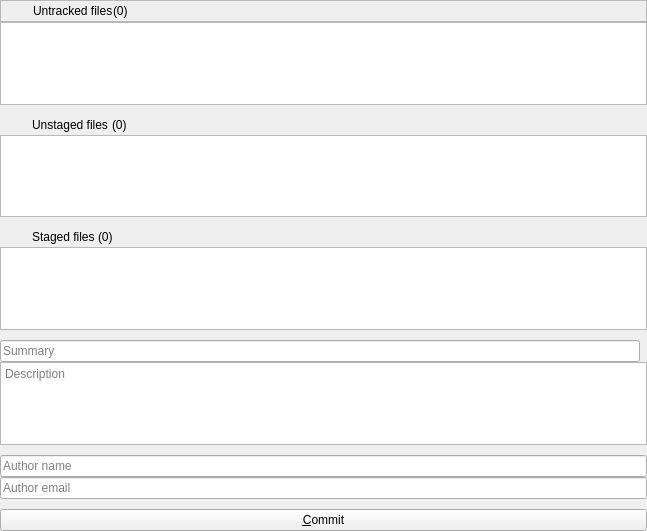
<?xml version="1.0" encoding="UTF-8"?>
<ui version="4.0">
 <class>WorkInProgressWidget</class>
 <widget class="QWidget" name="WorkInProgressWidget">
  <property name="geometry">
   <rect>
    <x>0</x>
    <y>0</y>
    <width>647</width>
    <height>531</height>
   </rect>
  </property>
  <property name="windowTitle">
   <string>Commit changes</string>
  </property>
  <property name="windowIcon">
   <iconset>
    <normaloff>:/icons/resources/vcs_commit.png</normaloff>:/icons/resources/vcs_commit.png</iconset>
  </property>
  <layout class="QGridLayout" name="gridLayout">
   <property name="leftMargin">
    <number>0</number>
   </property>
   <property name="topMargin">
    <number>0</number>
   </property>
   <property name="rightMargin">
    <number>0</number>
   </property>
   <property name="bottomMargin">
    <number>0</number>
   </property>
   <property name="spacing">
    <number>0</number>
   </property>
   <item row="1" column="0" colspan="2">
    <widget class="QListWidget" name="untrackedFilesList">
     <property name="contextMenuPolicy">
      <enum>Qt::CustomContextMenu</enum>
     </property>
     <property name="horizontalScrollBarPolicy">
      <enum>Qt::ScrollBarAlwaysOff</enum>
     </property>
    </widget>
   </item>
   <item row="9" column="0">
    <widget class="QLineEdit" name="leCommitTitle">
     <property name="placeholderText">
      <string>Summary</string>
     </property>
    </widget>
   </item>
   <item row="15" column="0" colspan="2">
    <widget class="QPushButton" name="pbCommit">
     <property name="toolTip">
      <string>Commit selected files</string>
     </property>
     <property name="text">
      <string>&amp;Commit</string>
     </property>
     <property name="shortcut">
      <string>Alt+C</string>
     </property>
    </widget>
   </item>
   <item row="5" column="0">
    <spacer name="verticalSpacer_3">
     <property name="orientation">
      <enum>Qt::Vertical</enum>
     </property>
     <property name="sizeType">
      <enum>QSizePolicy::Fixed</enum>
     </property>
     <property name="sizeHint" stdset="0">
      <size>
       <width>20</width>
       <height>10</height>
      </size>
     </property>
    </spacer>
   </item>
   <item row="12" column="0" colspan="2">
    <widget class="QLineEdit" name="leAuthorName">
     <property name="placeholderText">
      <string>Author name</string>
     </property>
    </widget>
   </item>
   <item row="6" column="0" colspan="2">
    <widget class="QFrame" name="stagedFiles">
     <layout class="QHBoxLayout" name="horizontalLayout">
      <property name="spacing">
       <number>0</number>
      </property>
      <property name="leftMargin">
       <number>0</number>
      </property>
      <property name="topMargin">
       <number>0</number>
      </property>
      <property name="rightMargin">
       <number>0</number>
      </property>
      <property name="bottomMargin">
       <number>0</number>
      </property>
      <item>
       <spacer name="horizontalSpacer_4">
        <property name="orientation">
         <enum>Qt::Horizontal</enum>
        </property>
        <property name="sizeType">
         <enum>QSizePolicy::Fixed</enum>
        </property>
        <property name="sizeHint" stdset="0">
         <size>
          <width>15</width>
          <height>20</height>
         </size>
        </property>
       </spacer>
      </item>
      <item>
       <widget class="QLabel" name="stagedFilesIcon">
        <property name="text">
         <string/>
        </property>
       </widget>
      </item>
      <item>
       <spacer name="horizontalSpacer_5">
        <property name="orientation">
         <enum>Qt::Horizontal</enum>
        </property>
        <property name="sizeType">
         <enum>QSizePolicy::Fixed</enum>
        </property>
        <property name="sizeHint" stdset="0">
         <size>
          <width>10</width>
          <height>20</height>
         </size>
        </property>
       </spacer>
      </item>
      <item>
       <widget class="QLabel" name="label_2">
        <property name="text">
         <string>Staged files </string>
        </property>
       </widget>
      </item>
      <item>
       <widget class="QLabel" name="lStagedCount">
        <property name="text">
         <string>(0)</string>
        </property>
       </widget>
      </item>
      <item>
       <spacer name="horizontalSpacer">
        <property name="orientation">
         <enum>Qt::Horizontal</enum>
        </property>
        <property name="sizeHint" stdset="0">
         <size>
          <width>40</width>
          <height>20</height>
         </size>
        </property>
       </spacer>
      </item>
     </layout>
    </widget>
   </item>
   <item row="7" column="0" colspan="2">
    <widget class="QListWidget" name="stagedFilesList">
     <property name="contextMenuPolicy">
      <enum>Qt::CustomContextMenu</enum>
     </property>
     <property name="horizontalScrollBarPolicy">
      <enum>Qt::ScrollBarAlwaysOff</enum>
     </property>
    </widget>
   </item>
   <item row="11" column="0">
    <spacer name="verticalSpacer_4">
     <property name="orientation">
      <enum>Qt::Vertical</enum>
     </property>
     <property name="sizeType">
      <enum>QSizePolicy::Fixed</enum>
     </property>
     <property name="sizeHint" stdset="0">
      <size>
       <width>20</width>
       <height>10</height>
      </size>
     </property>
    </spacer>
   </item>
   <item row="8" column="0">
    <spacer name="verticalSpacer_2">
     <property name="orientation">
      <enum>Qt::Vertical</enum>
     </property>
     <property name="sizeType">
      <enum>QSizePolicy::Fixed</enum>
     </property>
     <property name="sizeHint" stdset="0">
      <size>
       <width>20</width>
       <height>10</height>
      </size>
     </property>
    </spacer>
   </item>
   <item row="13" column="0" colspan="2">
    <widget class="QLineEdit" name="leAuthorEmail">
     <property name="placeholderText">
      <string>Author email</string>
     </property>
    </widget>
   </item>
   <item row="14" column="0">
    <spacer name="verticalSpacer">
     <property name="orientation">
      <enum>Qt::Vertical</enum>
     </property>
     <property name="sizeType">
      <enum>QSizePolicy::Fixed</enum>
     </property>
     <property name="sizeHint" stdset="0">
      <size>
       <width>20</width>
       <height>10</height>
      </size>
     </property>
    </spacer>
   </item>
   <item row="9" column="1">
    <widget class="QLabel" name="lCounter">
     <property name="text">
      <string/>
     </property>
    </widget>
   </item>
   <item row="0" column="0" colspan="2">
    <widget class="QFrame" name="untrackedFiles">
     <property name="frameShape">
      <enum>QFrame::StyledPanel</enum>
     </property>
     <property name="frameShadow">
      <enum>QFrame::Raised</enum>
     </property>
     <layout class="QHBoxLayout" name="horizontalLayout_2">
      <property name="spacing">
       <number>0</number>
      </property>
      <property name="leftMargin">
       <number>0</number>
      </property>
      <property name="topMargin">
       <number>0</number>
      </property>
      <property name="rightMargin">
       <number>0</number>
      </property>
      <property name="bottomMargin">
       <number>0</number>
      </property>
      <item>
       <spacer name="horizontalSpacer_7">
        <property name="orientation">
         <enum>Qt::Horizontal</enum>
        </property>
        <property name="sizeType">
         <enum>QSizePolicy::Fixed</enum>
        </property>
        <property name="sizeHint" stdset="0">
         <size>
          <width>15</width>
          <height>20</height>
         </size>
        </property>
       </spacer>
      </item>
      <item>
       <widget class="QLabel" name="untrackedFilesIcon">
        <property name="text">
         <string/>
        </property>
       </widget>
      </item>
      <item>
       <spacer name="horizontalSpacer_8">
        <property name="orientation">
         <enum>Qt::Horizontal</enum>
        </property>
        <property name="sizeType">
         <enum>QSizePolicy::Fixed</enum>
        </property>
        <property name="sizeHint" stdset="0">
         <size>
          <width>10</width>
          <height>20</height>
         </size>
        </property>
       </spacer>
      </item>
      <item>
       <widget class="QLabel" name="label_3">
        <property name="text">
         <string>Untracked files</string>
        </property>
       </widget>
      </item>
      <item>
       <widget class="QLabel" name="lUntrackedCount">
        <property name="text">
         <string>(0)</string>
        </property>
       </widget>
      </item>
      <item>
       <spacer name="horizontalSpacer_9">
        <property name="orientation">
         <enum>Qt::Horizontal</enum>
        </property>
        <property name="sizeHint" stdset="0">
         <size>
          <width>40</width>
          <height>20</height>
         </size>
        </property>
       </spacer>
      </item>
     </layout>
    </widget>
   </item>
   <item row="10" column="0" colspan="2">
    <widget class="QTextEdit" name="teDescription">
     <property name="lineWrapMode">
      <enum>QTextEdit::WidgetWidth</enum>
     </property>
     <property name="readOnly">
      <bool>false</bool>
     </property>
     <property name="acceptRichText">
      <bool>false</bool>
     </property>
     <property name="placeholderText">
      <string>Description</string>
     </property>
    </widget>
   </item>
   <item row="4" column="0" colspan="2">
    <widget class="QListWidget" name="unstagedFilesList">
     <property name="contextMenuPolicy">
      <enum>Qt::CustomContextMenu</enum>
     </property>
     <property name="horizontalScrollBarPolicy">
      <enum>Qt::ScrollBarAlwaysOff</enum>
     </property>
    </widget>
   </item>
   <item row="3" column="0" colspan="2">
    <widget class="QFrame" name="unstagedFiles">
     <layout class="QHBoxLayout" name="horizontalLayout_3">
      <property name="spacing">
       <number>0</number>
      </property>
      <property name="leftMargin">
       <number>0</number>
      </property>
      <property name="topMargin">
       <number>0</number>
      </property>
      <property name="rightMargin">
       <number>0</number>
      </property>
      <property name="bottomMargin">
       <number>0</number>
      </property>
      <item>
       <spacer name="horizontalSpacer_3">
        <property name="orientation">
         <enum>Qt::Horizontal</enum>
        </property>
        <property name="sizeType">
         <enum>QSizePolicy::Fixed</enum>
        </property>
        <property name="sizeHint" stdset="0">
         <size>
          <width>15</width>
          <height>20</height>
         </size>
        </property>
       </spacer>
      </item>
      <item>
       <widget class="QLabel" name="unstagedIcon">
        <property name="text">
         <string/>
        </property>
       </widget>
      </item>
      <item>
       <spacer name="horizontalSpacer_6">
        <property name="orientation">
         <enum>Qt::Horizontal</enum>
        </property>
        <property name="sizeType">
         <enum>QSizePolicy::Fixed</enum>
        </property>
        <property name="sizeHint" stdset="0">
         <size>
          <width>10</width>
          <height>20</height>
         </size>
        </property>
       </spacer>
      </item>
      <item>
       <widget class="QLabel" name="label">
        <property name="text">
         <string>Unstaged files </string>
        </property>
       </widget>
      </item>
      <item>
       <widget class="QLabel" name="lUnstagedCount">
        <property name="text">
         <string>(0)</string>
        </property>
       </widget>
      </item>
      <item>
       <spacer name="horizontalSpacer_2">
        <property name="orientation">
         <enum>Qt::Horizontal</enum>
        </property>
        <property name="sizeHint" stdset="0">
         <size>
          <width>40</width>
          <height>20</height>
         </size>
        </property>
       </spacer>
      </item>
     </layout>
    </widget>
   </item>
   <item row="2" column="0">
    <spacer name="verticalSpacer_5">
     <property name="orientation">
      <enum>Qt::Vertical</enum>
     </property>
     <property name="sizeType">
      <enum>QSizePolicy::Fixed</enum>
     </property>
     <property name="sizeHint" stdset="0">
      <size>
       <width>20</width>
       <height>10</height>
      </size>
     </property>
    </spacer>
   </item>
  </layout>
 </widget>
 <layoutdefault spacing="6" margin="11"/>
 <tabstops>
  <tabstop>leCommitTitle</tabstop>
  <tabstop>teDescription</tabstop>
  <tabstop>unstagedFilesList</tabstop>
  <tabstop>stagedFilesList</tabstop>
  <tabstop>pbCommit</tabstop>
 </tabstops>
 <resources/>
 <connections/>
</ui>
